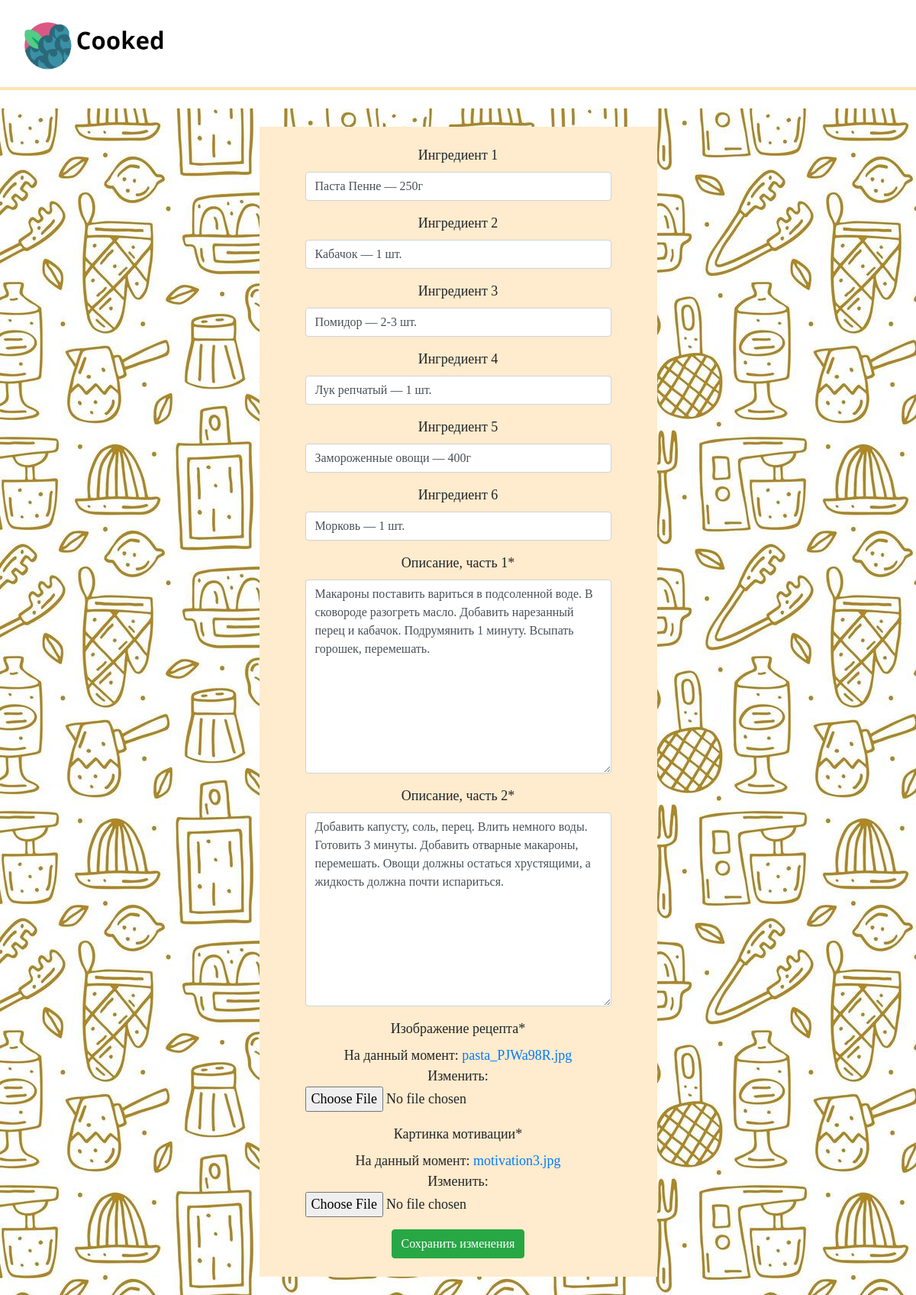
/saved_recipe/44/edit/ (signed in), run on the app's committed database.
### recipesite/models.py (models this page shows, shortened)
class FullRecipeSaved (models.Model):
    title = models.CharField('Название', max_length=40)
    ingredient1 = models.CharField('Ингредиент 1', max_length=30, null=True, blank=True)
    ingredient2 = models.CharField('Ингредиент 2', max_length=30, null=True, blank=True)
    ingredient3 = models.CharField('Ингредиент 3', max_length=30, null=True, blank=True)
    ingredient4 = models.CharField('Ингредиент 4', max_length=30, null=True, blank=True)
    ingredient5 = models.CharField('Ингредиент 5', max_length=30, null=True, blank=True)
    ingredient6 = models.CharField('Ингредиент 6', max_length=30, null=True, blank=True)
    description1 = models.TextField('Описание, часть 1')
    description2 = models.TextField('Описание, часть 2')
    preview = models.ImageField('Изображение рецепта')
    motivation = models.ImageField('Картинка мотивации')
    preview_image = models.CharField('К кому относится', max_length=40, null=True)

### recipesite/views.py (the view)
# urls.py: path('saved_recipe/<int:pk>/edit/', views.RecipeEdit, name='recipe-edit'),
@login_required
def RecipeEdit(request, pk):
    source = Saved.objects.get(pk=pk)
    post = get_object_or_404(FullRecipeSaved, title=source.title)
    if request.method == "POST":
        form = RecipeEditForm(request.POST, instance=post)
        if form.is_valid():
            post = form.save(commit=False)
            post.save()
            return render(request, 'recipesite/recipe.html', {'fullrecipe': post})
    else:
        form = RecipeEditForm(instance=post)
    return render(request, 'recipesite/edit.html', {'form': form})

### recipesite/forms.py
class RecipeEditForm (forms.ModelForm):
    class Meta:
        model = FullRecipeSaved
        fields = ['ingredient1', 'ingredient2', 'ingredient3', 'ingredient4',
        'ingredient5', 'ingredient6', 'description1', 'description2', 'preview', 'motivation' ]

### recipesite/templates/recipesite/edit.html (shortened to what this page needs)
{% load static %}
{% load crispy_forms_tags %}
<!DOCTYPE html>
<html lang="ru">
    <head>
        <link rel="stylesheet" type="text/css" href="{% static 'recipesite/css/style.css' %}">
        <link rel="stylesheet" href="https://stackpath.bootstrapcdn.com/bootstrap/4.1.3/css/bootstrap.min.css">
    </head>
    <body>
            <div class="menu" width="100%">
                <div class="wrap"> <a href="http://127.0.0.1:8000/profile/"><img src="{% static 'recipesite/images/logo.png' %}" width="200px"></a></div>
                <div class="wrap-text">
                </div>
            </div>
            <div class="main">
            <div class="editable">
                <form method="post" novalidate>
                    {{ form|crispy }}
                    <button type="submit" class="btn btn-success">Сохранить изменения</button>
                  </form>
            </div>
            </div>
    </body>
</html>

### recipesite/static/recipesite/css/style.css (style rules this page uses)
.menu { margin-bottom: 2%; background: white; display: flex; flex-flow: row nowrap; border-bottom: 4px solid moccasin; }
.menu a { color: black; font-size: 21px; }
.wrap { overflow:hidden; flex-grow: 1; margin-bottom: 1%; padding-left: 2%; }
.wrap-text { flex-grow: 1; padding-left: 42%; width: 10%; }
.main { background-image: url('/static/recipesite/images/wallpaper.jpg'); width: 100%; display: flex; flex-flow: column nowrap; align-items: center; padding-bottom: 2%; }
.editable { margin-top: 2%; padding-top: 2%; background-color: blanchedalmond; padding-bottom: 2%; text-align: center; align-items: center; font-family: Cambria, Cochin, Georgia, Times, 'Times New Roman', serif; font-size: 18px; padding-left: 5%; padding-right: 5%; }
.editable a { padding: 4% 0 4% 0; text-indent: 25px; }
.editable button { align-self: center; }

### data on the page
FullRecipeSaved: ingredient1 "Паста Пенне — 250г", ingredient2 "Кабачок — 1 шт.", ingredient3 "Помидор — 2-3 шт.", ingredient4 "Лук репчатый — 1 шт.", ingredient5 "Замороженные овощи — 400г", ingredient6 "Морковь — 1 шт.", description1 "Макароны поставить вариться в подсоленной воде. В сковороде разогреть масло. Добавить нарезанный перец и кабачок. Подрумянить 1 минуту. Всыпать горошек, перемешать.", description2 "Добавить капусту, соль, перец. Влить немного воды. Готовить 3 минуты. Добавить отварные макароны, перемешать. Овощи должны остаться хрустящими, а жидкость должна почти испариться."
